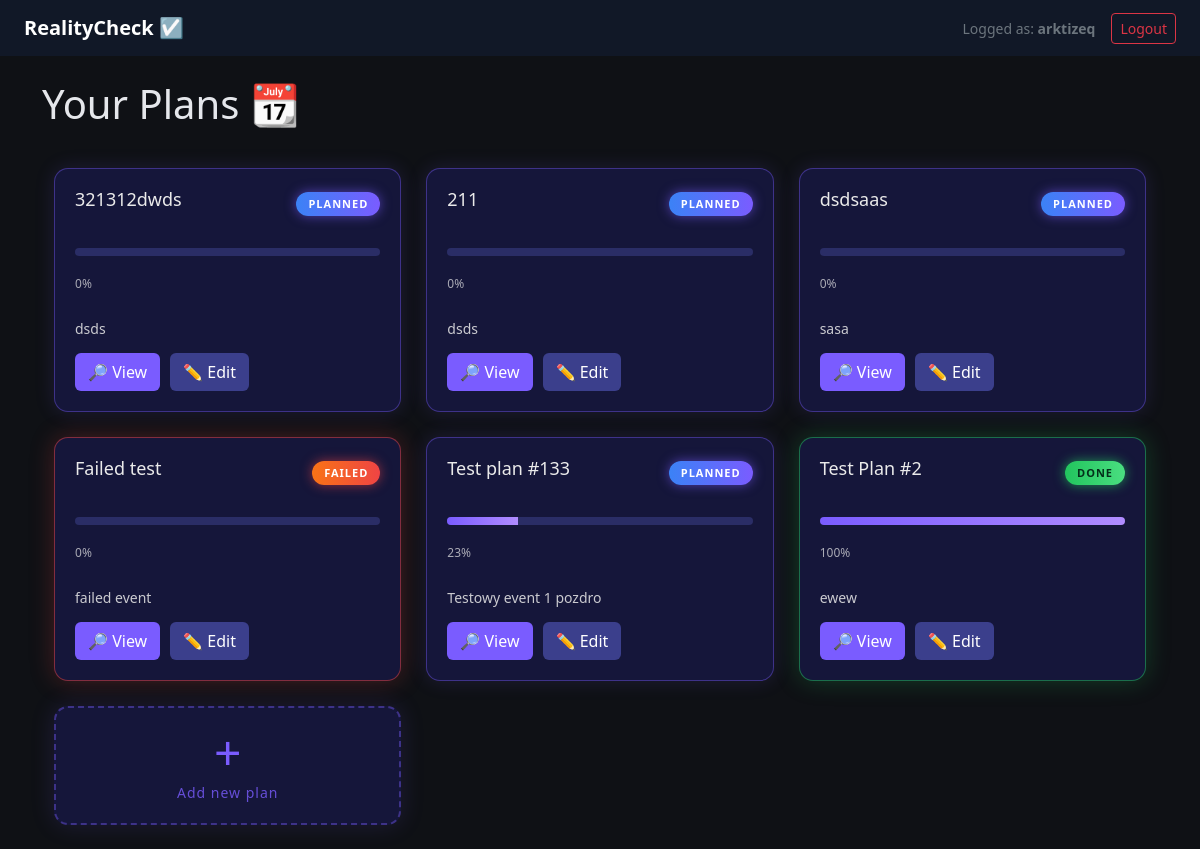
Page / (signed in) on the earlier database version.
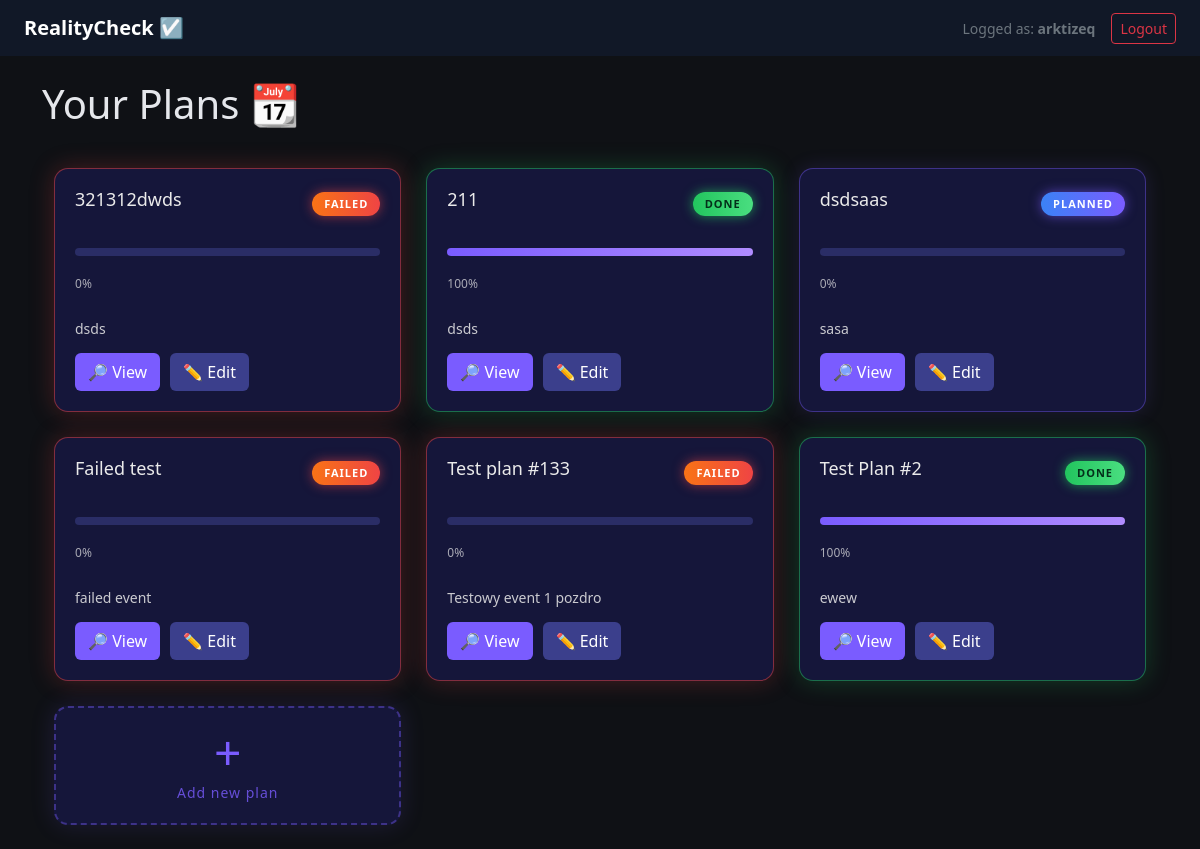
Same page on the later database version.
### app/models/user.py (models this page shows)
class User(Base):
    __tablename__ = "users"
    id = Column(Integer, primary_key=True)
    login = Column(String, unique=True, nullable=False, index=True)
    hashed_password = Column(String, nullable=False)
    created_at = Column(DateTime(timezone=True), server_default=func.now())
    events = relationship("Event", back_populates="user")

### app/models/event.py (models this page shows)
class Event(Base):
    __tablename__ = "events"
    id: Mapped[int] = mapped_column(Integer, primary_key=True, index=True)
    title: Mapped[str] = mapped_column(String(100), nullable=False)
    description: Mapped[str] = mapped_column(String(100), nullable=True)
    progress: Mapped[int] = mapped_column(Integer, default=0)
    status: Mapped[str] = mapped_column(String(100), default="planned")
    failure_note: Mapped[str] = mapped_column(String(100), nullable=True)
    created_at: Mapped[datetime] = mapped_column(DateTime, default=datetime.utcnow)
    user_id: Mapped[int] = mapped_column(Integer, ForeignKey("users.id"), nullable=False)
    user = relationship("User", back_populates="events")

### app/api/pages.py (the view)
@router.get("/", response_class=HTMLResponse)
def home(
    request: Request,
    db: Session = Depends(get_db),
):
    user = get_user_for_templates(request, db)
    if not user:
        return templates.TemplateResponse(
            "landing.html",
            {
                "request": request,
                "current_user": None,
            },
        )
    events = (
        db.query(Event)
        .filter(Event.user_id == user.id)
        .order_by(Event.created_at.desc())
        .all()
    )
    return templates.TemplateResponse(
        "events.html",
        {
            "request": request,
            "current_user": user,
            "events": events,
        },
    )

### app/templates/events.html (shortened to what this page needs)
{% extends "base.html" %}
{% block content %}
<h1>Your Plans 📆</h1>
{% if events %}
        <div class="container mt-4">
    <div class="row g-4">
        <div class="events-grid">
            {% for event in events %}
            <div class="card event-card {{ event.status }}">
                <div class="event-card-header">
                    <h3>{{ event.title }}</h3>
                    <span class="status-badge {{ event.status }}">
                        {{ event.status|upper }}
                    </span>
                </div>
                <div class="event-card-progress">
                    <div class="progress-bar">
                        <div class="progress-fill" style="width: {{ event.progress }}%"></div>
                    </div>
                    <span class="progress-text">{{ event.progress }}%</span>
                </div>
                <p class="event-desc">
                    {{ event.description or "No description yet." }}
                </p>
                <div class="event-card-actions">
                    <a href="/events/{{ event.id }}" class="btn view">🔎 View</a>
                    <a href="/events/{{ event.id }}/edit" class="btn edit">✏️ Edit</a>
                </div>
            </div>
            {% endfor %}
            <div class="card event-card add-card" onclick="location.href='/events/new'">
                <div class="add-inner">
                    <div class="add-plus">+</div>
                    <div class="add-text">Add new plan</div>
                </div>
            </div>
        </div>
    </div>
</div>
{% endif %}
{% endblock %}

### app/templates/base.html (shortened to what this page needs)
<!DOCTYPE html>
<html lang="pl">
<head>
    <link href="https://cdn.jsdelivr.net/npm/bootstrap@5.3.2/dist/css/bootstrap.min.css" rel="stylesheet">
    <link rel="stylesheet" href="{{ url_for('static', path='css/main.css') }}">
<link rel="stylesheet" href="{{ url_for('static', path='css/auth.css') }}">
</head>
<body>
<nav class="navbar navbar-dark bg-dark px-4">
    <a class="navbar-brand" href="/"><strong>RealityCheck ☑️</strong></a>
    <div class="d-flex align-items-center gap-3">
        {% if current_user %}
            <span class="text-secondary small">
                Logged as: <strong>{{ current_user.login }}</strong>
            </span>
            <form method="post" action="/logout">
                <button class="btn btn-outline-danger btn-sm">
                    Logout
                </button>
            </form>
        {% else %}
            <a href="/login" class="btn btn-outline-primary btn-sm">
                Login
            </a>
        {% endif %}
    </div>
</nav>
<main class="container my-4">
    {% block content %}{% endblock %}
</main>
</body>
</html>

### app/static/css/main.css (style rules this page uses)
body { background-color: #0f1115; color: #e5e7eb; }
.navbar { background-color: #111827 !important; }
.event-card { background: #0f172a; border-radius: 16px; padding: 18px; transition: 0.3s; position: relative; overflow: hidden; }
.event-card.planned { border: 1px solid rgba(122,92,255,0.4); box-shadow: 0 0 20px rgba(122,92,255,0.15); }
.event-card.done { border: 1px solid rgba(34,197,94,0.5); box-shadow: 0 0 25px rgba(34,197,94,0.25); }
.event-card.failed { border: 1px solid rgba(239,68,68,0.5); box-shadow: 0 0 25px rgba(239,68,68,0.25); }
a { color: #93c5fd; }
.container, .container-fluid { background-color: transparent; }
.event-card { background-color: #1d1c30; color: #eaeaea; border: 1px solid #2c2c2c; transition: transform 0.2s ease, box-shadow 0.2s ease; }
.status-badge { padding: 4px 12px; border-radius: 999px; font-size: 11px; font-weight: 600; letter-spacing: 1px; text-transform: uppercase; box-shadow: 0 0 10px rgba(0,0,0,0.3); }
.status-badge.planned { background: linear-gradient(90deg, #3b82f6, #7a5cff); color: white; box-shadow: 0 0 12px rgba(122,92,255,0.6); }
.status-badge.done { background: linear-gradient(90deg, #22c55e, #4ade80); color: #042f1a; box-shadow: 0 0 12px rgba(34,197,94,0.7); }
.status-badge.failed { background: linear-gradient(90deg, #f97316, #ef4444); color: white; box-shadow: 0 0 12px rgba(239,68,68,0.6); }
.add-card { border: 2px dashed rgba(122,92,255,0.4); background: rgba(122,92,255,0.05); display: flex; align-items: center; justify-content: center; cursor: pointer; transition: 0.3s; }
.add-inner { text-align: center; color: #7a5cff; }
.add-plus { font-size: 48px; font-weight: 300; line-height: 1; }
.add-text { margin-top: 6px; font-size: 14px; letter-spacing: 1px; opacity: 0.8; }
.progress-bar { background: #111; height: 8px; border-radius: 6px; overflow: hidden; margin: 14px 0; }
.progress-fill { height: 80%; background: linear-gradient(90deg, #6be675, #4caf50); }
.events-grid { display: grid; grid-template-columns: repeat(auto-fill, minmax(280px, 1fr)); gap: 25px; margin-top: 40px; }
.event-card { background: #15163a; border-radius: 14px; padding: 20px; box-shadow: 0 0 25px rgba(122,92,255,0.15); transition: transform 0.2s ease; }
.event-card-header { display: flex; justify-content: space-between; align-items: center; }
.event-card-header h3 { font-size: 18px; }
.event-card-progress { margin: 15px 0; }
.progress-bar { height: 8px; background: #2a2d66; border-radius: 6px; overflow: hidden; }
.progress-fill { height: 100%; background: linear-gradient(90deg, #7a5cff, #b08cff); }
.progress-text { font-size: 12px; opacity: 0.7; }
.event-desc { font-size: 14px; opacity: 0.85; margin: 10px 0 15px; line-height: 1.4; }
.event-card-actions { display: flex; gap: 10px; }
.btn.view { background: #7a5cff; color: white; }
.btn.edit { background: #3b3f8c; color: white; }

Differences in the rows shown:
changed Event "321312dwds": status "PLANNED" → "FAILED"
changed Event (number 2 of 6 on the later page): status "PLANNED" → "DONE"; progress "0" → "100"
changed Event "Test plan #133": status "PLANNED" → "FAILED"; progress "23" → "0"
